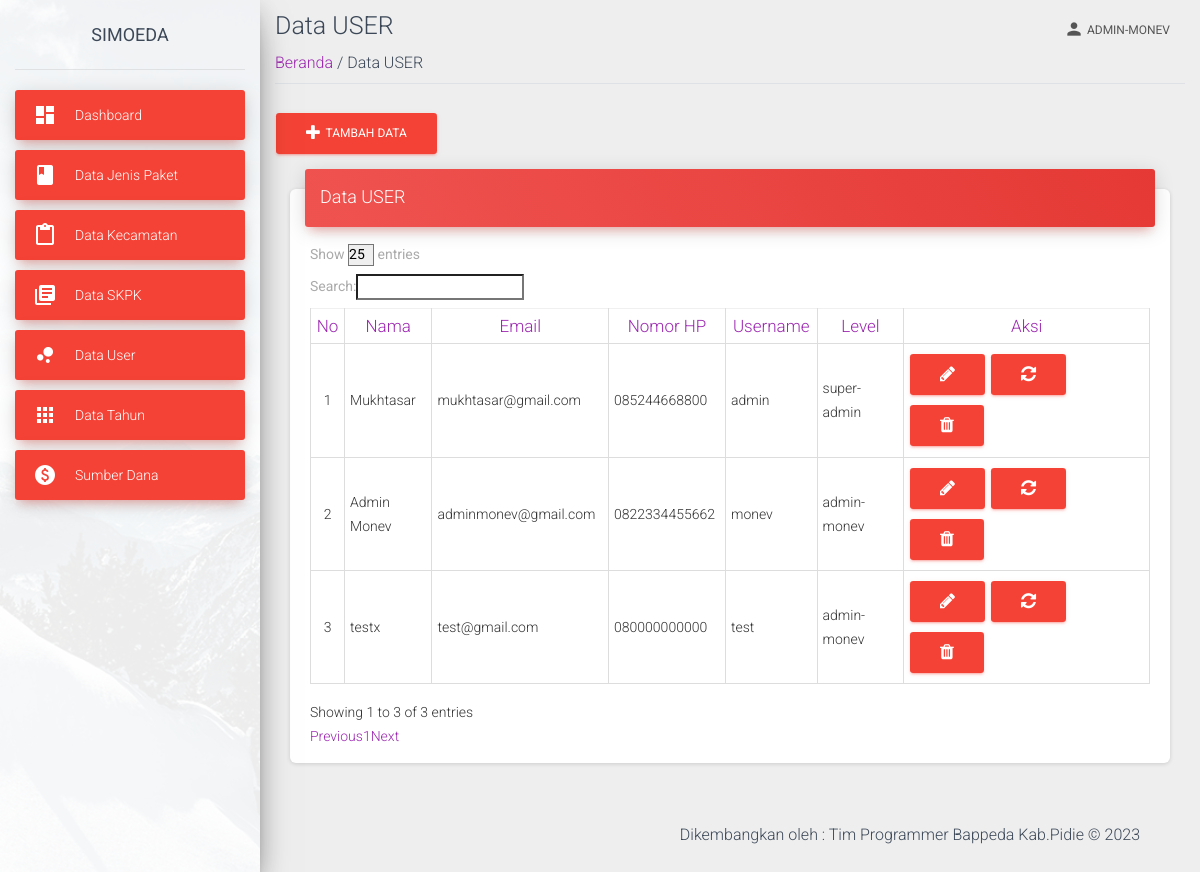
/view/data-user.php (signed in), run on the app's committed database.
### tables this page shows
CREATE TABLE `users` (
  `id_user` int(11) NOT NULL,
  `nama_lengkap` varchar(100) NOT NULL,
  `email` varchar(100) NOT NULL,
  `nomor_hp` varchar(25) NOT NULL,
  `username` varchar(25) NOT NULL,
  `password` varchar(100) NOT NULL,
  `level` varchar(25) NOT NULL,
  `keterangan` varchar(100) DEFAULT NULL
);

### view/data-user.php (the view, shortened to what this page needs)
<?php
require('../view/template-atas-admin.php');
require('../proses/koneksi.php');
?>
<div class="container container-fluid">
    <div class="title">
        <h3 class="text-gray-800 my-2">Data USER</h3>
    </div>
    <div class="subtitle border-bottom mb-4 pb-2">
        <span class=""><a href="index">Beranda </a></span>
        <span class="text-grey"> / Data USER</span>
    </div>
<button type="button" class="btn btn-danger" data-toggle="modal" data-target="#exampleModal">
            <i class="fa fa-plus"></i>&nbsp;
                Tambah Data
            </button>
    <div class="content">
        <div class="container-fluid">
          <div class="row">
            <div class="col-md-12">
              <div class="card">
                <div class="card-header card-header-danger">
                  <h4 class="card-title "> Data USER</h4>
                </div>
          <div class="card-body">
        <div class="table-responsive">
        <table id="myTable" class="table table-bordered" data-page-length="25">
            <thead class="text-center text-primary">
            <tr>
                    <th class="text-center">No</th>
                    <th>Nama</th>
                    <th>Email</th>
                    <th>Nomor HP</th>
                    <th>Username</th>
                    <th>Level</th>
                    <th class="text-center">Aksi</th>
                </tr>
            </thead>
            <?php
                 $noUrut = 1;
                $data = mysqli_query($koneksi, "SELECT * FROM users");
                ?>
            <tbody id="dataTable" class="table-infoo">
            <?php
                while ($d = mysqli_fetch_array($data)) {
                ?>
                    <tr>
                    <td class="text-center"><?php echo $noUrut++; ?></td>
                        <td><?php echo $d['nama_lengkap']; ?></td>
                        <td><?php echo $d['email']; ?></td>
                        <td><?php echo $d['nomor_hp']; ?></td>
                        <td><?php echo $d['username']; ?></td>
                        <td><?php echo $d['level']; ?></td>
                        <td>
                            <button type="button" class="btn btn-danger" data-toggle="modal" data-target="#data<?php echo $d['id_user']; ?>">
                                <i class="fa fa-pencil"></i>
                                </button>
                            <button type="button" class="btn btn-danger" data-toggle="modal" data-target="#reset<?php echo $d['id_user']; ?>">
                                <i class="fa fa-refresh"></i>
                                </button>
                            <a class="btn btn-danger" href="../proses/data-user-hapus.php?id=<?php echo $d['id_user']; ?>" onClick="return confirm('Apakah anda yakin menghapus data : <?php echo $d['username'];?> ?')">
                                <i class="fa fa-trash" ></i>
                            </a>
                        </td>
                    </tr>
                <?php
                }
                ?>
            </tbody>
        </table>
        </div>
    </div>
</div>
<?php
require('../view/template-bawah-monev.php')
?>

### data on the page
users: nama_lengkap "Mukhtasar", email "mukhtasar@gmail.com", nomor_hp "085244668800", username "admin", level "super-admin"
users: nama_lengkap "Admin Monev", email "adminmonev@gmail.com", nomor_hp "0822334455662", username "monev", level "admin-monev"
users: nama_lengkap "testx", email "test@gmail.com", nomor_hp "080000000000", username "test", level "admin-monev"

### other printed values
$_SESSION['level'] "ADMIN-MONEV"
